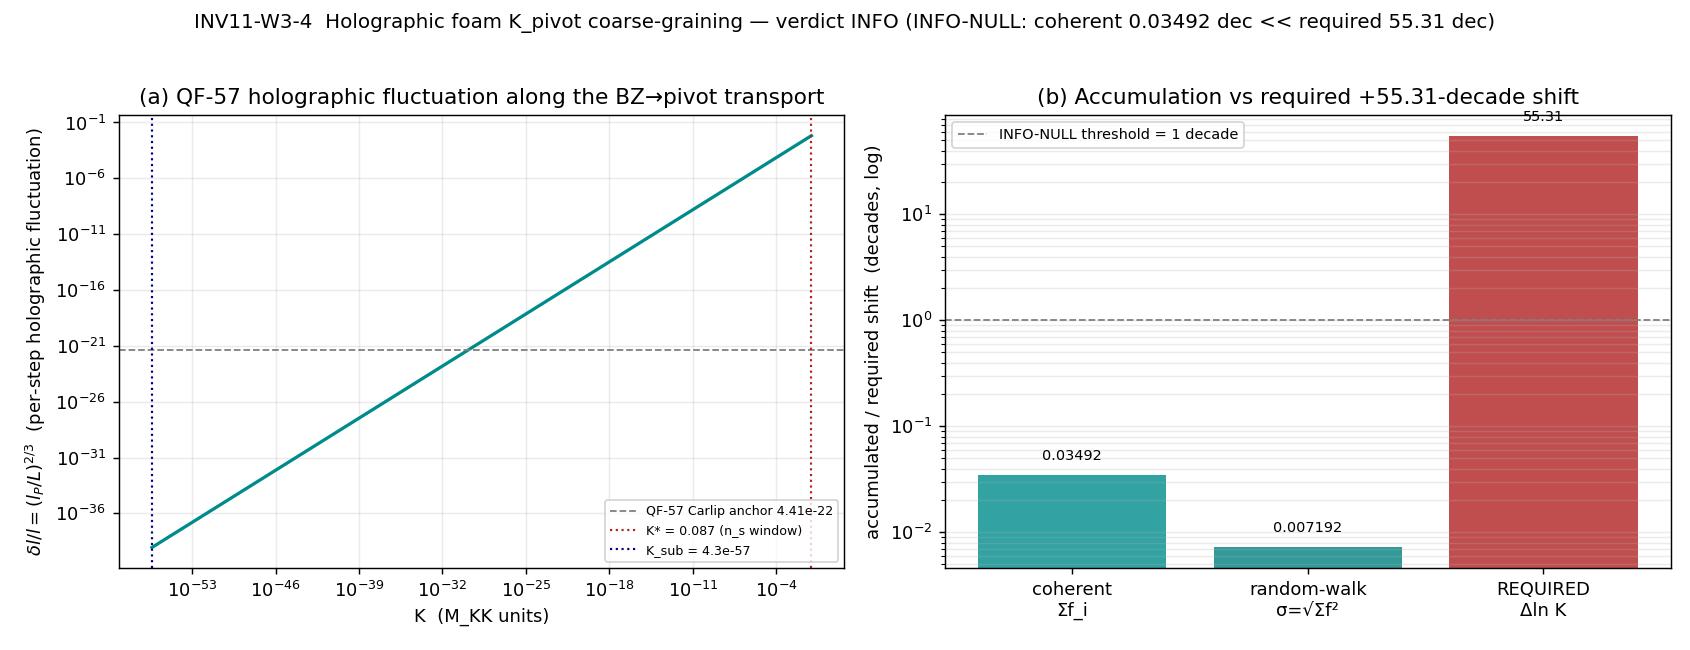

Reproduce this figure in Python.
#!/usr/bin/env python3
"""
INV11 W3-4 — Holographic foam coarse-graining δ(ln K) accumulation along the
            54.04-decade deg(T_{BZ→pivot}) transport (QF-57 cube-root law)
=============================================================================

Gate: INV11-W3-4-HOLOGRAPHIC-FOAM-KPIVOT-COARSE-GRAIN ([SIGN])

Pre-registered three-way operator (plan §W3-4):
  Let Δ(ln K)_acc be the accumulated logarithmic K-spread produced by the
  holographic distance fluctuation δl/l = (l_P/L)^{2/3} (QF-57), integrated
  along the transport from L ~ 1/K_substrate down to L ~ 1/K*.
    PASS-mechanism : Δ(ln K)_acc lands the effective pivot in
                     [ln K* − tol, ln K* + tol]  (tol = 0.5 decade)
    INFO-NULL      : |Δ(ln K)_acc| << |ln K* − ln K_substrate|  (negligibility
                     threshold = 1 decade)  → SUPPORTS noiseless-transport A-4
    FAIL           : Δ(ln K)_acc OVERSHOOTS ln K* by > tol_overshoot

Required shift (Sage-exact pre-flight):
  Δ(ln K)_req = ln(K*/K_substrate) = ln(0.087 / 4.3e-57)
              = 127.3469 nat = 55.3061 decades.

Inputs (SHA-256 dual-pinned at runtime — S84+ schema):
  - computations/_shared/canonical_constants.py            (l_Planck, M_KK; feeds audit_sha256)
  - .claude/agent-memory/quantum-foam-theorist/foam_results_archive.md
                                                           (QF-57 law + Carlip anchor; methodological pin)
  - script bytes                                           (feeds BOTH audit + content)

Output 4-tuple:
  (value=<Δ(ln K)_acc summary>, scheme=holographic-QF57, convention=ln-K-accumulation, L_max=N/A)

Classification: GEOMETRIC. The holographic distance fluctuation δl/l = (l_P/L)^{2/3}
  is a property of how the fabric's spectral weight RESOLVES distance at scale L — a
  Planck-scale GEOMETRY observable, NOT a fluctuation IN a pre-existing spacetime
  container. Per phononic-framing.md, the substrate's holographic distance-resolution
  IS prior; the effective pivot K is an emergent coarse-graining scale, not a wavenumber
  living in a box. The flow is D_K eigenvalues → spectral weight → holographic distance
  resolution → accumulated ln-K coarse-graining.

METHODOLOGY
-----------
Model the deg(T_{BZ→pivot}) = +2 NON-SCALAR transport (S93 W7-1; the 54.04-decade map
from the substrate/BZ scale to the CMB pivot) as a coarse-graining FLOW. At each step the
QF-57 holographic law gives a POSITIVE-DEFINITE fractional distance fluctuation
δl/l = (l_P/L)^{2/3}. The dimensionless wavenumber K (in M_KK units) maps to a physical
length via the Compton/de Broglie relation L = ħc / (K · M_KK) — VALIDATED by reproducing
the QF-57 canonical Carlip-scale anchor (l_P/L_Carlip)^{2/3} = 4.41e-22 at L_Carlip = 1.744 mm.

Two physically-distinct accumulation readings are computed (robustness):
  (1) ADDITIVE-VARIANCE (random-walk of ln-distance): independent per-step fractional
      fluctuations add in QUADRATURE → σ_lnK = sqrt(Σ_i (δl/l)_i²). The honest
      noise-accumulation reading.
  (2) COHERENT-SUM (maximally-favorable, sign-aligned worst case): δ(ln K)_coh = Σ_i (δl/l)_i.
      The UPPER BOUND on any net ln-K drift the holographic noise could produce.
If even the coherent upper bound is << Δ(ln K)_req, INFO-NULL is decisive under ANY phasing.

Cross-check: Carlip hierarchical-coarse-graining precedent (S43 results §"Separation of
Scales"): coarse-graining by a factor ~10 in length per step, holographic suppression
(l_P/L)^{2/3} per step — the same cube-root law applied here.

DISCIPLINE
----------
- `from canonical_constants import *`  (l_Planck, M_KK imported, NEVER hardcoded)
- Every local/intermediate tagged `# (local)`
- CPU-only 1D accumulation integral; OMP capped at 8 (set BEFORE numpy import)
- SHA-256 of all input files logged in first 20 lines of stdout
- audit_sha256 + content_sha256 emitted (S84+ dual-SHA schema)
- 4-tuple printed as the final non-verdict line
- Verdict emitted via the emit_verdict knowledge-MCP tool (race-safe); this script
  PRINTS the payload (print_verdict_payload), it does NOT write the verdict file.
- [SIGN] trigger → SIGN/MAGNITUDE/REGIME 3-tuple included in the payload.
- Plan §W3-4 three-way operator PRE-REGISTERS INFO-NULL as a first-class outcome;
  the plan-frozen operator takes precedence over the generic 3-tuple collapse
  (gate-verdicts.md §"plan-frozen gate-block operator precedence"). A
  `# composite-precedence:` extra-row is emitted naming the plan anchor.
"""

from __future__ import annotations

# ---------------------------------------------------------------------------
# Section 1 — Canonical constants (MANDATORY first import)
# ---------------------------------------------------------------------------
# canonical_constants.py lives in computations/_shared; put it on the path BEFORE import.
import sys as _sys
from pathlib import Path as _Path
_SHARED = _Path(__file__).resolve().parent.parent / "_shared"  # (local)
_sys.path.insert(0, str(_SHARED))
from canonical_constants import *  # noqa: F401,F403,E402  (l_Planck, M_KK, ...)

# ---------------------------------------------------------------------------
# Section 2 — CPU thread cap (BEFORE numpy import) + standard imports
# ---------------------------------------------------------------------------
import os
os.environ.setdefault("OMP_NUM_THREADS", "8")
os.environ.setdefault("MKL_NUM_THREADS", "8")

import hashlib
import json
import sys
import time
from pathlib import Path

import numpy as np
import matplotlib
matplotlib.use("Agg")
import matplotlib.pyplot as plt

# ---------------------------------------------------------------------------
# Section 3 — Paths + pre-registration
# ---------------------------------------------------------------------------
SESSION_DIR = Path(__file__).resolve().parent          # computations/investigation-11
COMPUTATIONS_DIR = SESSION_DIR.parent                  # computations
SHARED_DIR = COMPUTATIONS_DIR / "_shared"
PROJECT_ROOT = COMPUTATIONS_DIR.parent

SESSION = 11                                                       # (local) investigation number
GATE_ID = "INV11-W3-4-HOLOGRAPHIC-FOAM-KPIVOT-COARSE-GRAIN"        # (local)
SCHEME = "holographic-QF57"                                        # (local)
CONVENTION = "ln-K-accumulation"                                   # (local)
L_MAX = "N/A"                                                      # (local) transport-degree layer, not a D_K truncation

# ---- Pre-registered machinery pins (plan §W3-4 machinery_pin_map) ----
N_EVAL = 1000                                                      # (local) ln-L coarse-graining steps
PASS_TOL_DECADE = 0.5                                              # (local) PASS-mechanism window around ln K* (decades)
INFO_NULL_THRESHOLD_DECADE = 1.0                                   # (local) negligibility threshold (decades)
TOL_OVERSHOOT_DECADE = 0.5                                         # (local) FAIL overshoot tolerance (decades)

# ---- Plan-pinned scale anchors (NOT canonical constants — provenance in comments) ----
# K_substrate: the physical-e-fold deep-IR pivot mapping (plan §W3-4 Definition 3).
#   NOT in canonical_constants.py (it is the e-fold-history-derived deep-IR pivot anchor).
K_SUBSTRATE = 4.3e-57                                              # (local) M_KK units; plan §W3-4 Def 3
# K_star_atlas07: atlas-07 n_s=0.965 window upper edge (CONDITIONAL on K_pivot mapping; S52).
#   DISTINCT from canonical_constants K_star=1.3130 (S84 3He-B lab match) — do NOT conflate.
K_STAR_ATLAS07 = 0.087                                             # (local) M_KK units; atlas-07 / plan §W3-4 Def 4

# ħc for the Compton/de Broglie length map L = ħc / (K · M_KK):
HBARC_GEV_M = 0.1973269804e-15                                     # (local) GeV·m (PDG ħc = 0.1973269804 GeV·fm)

# Carlip-scale cross-check anchor (QF-55 / QF-57):
L_CARLIP_M = 1.744e-3                                              # (local) m; QF-55 L_Carlip = 1.744 mm
QF57_CARLIP_ANCHOR = 4.41e-22                                      # (local) QF-57 canonical (l_P/L_Carlip)^{2/3}

OUT_NPZ = SESSION_DIR / "inv11_w3_4_holographic_foam_kpivot.npz"
OUT_PNG = SESSION_DIR / "inv11_w3_4_holographic_foam_kpivot.png"

INPUT_FILES = [
    SHARED_DIR / "canonical_constants.py",
    PROJECT_ROOT / ".claude" / "agent-memory" / "quantum-foam-theorist" / "foam_results_archive.md",
]


# ---------------------------------------------------------------------------
# Section 4 — SHA-256 input-pin block (S84+ dual-SHA schema)
# ---------------------------------------------------------------------------

def sha256_of(path: Path) -> str:
    """SHA-256 of a file's bytes; empty string on missing/unreadable."""
    h = hashlib.sha256()  # (local)
    try:
        h.update(path.read_bytes())
    except OSError:
        return ""
    return h.hexdigest()


def log_input_pins(inputs: list[Path]) -> dict[str, str]:
    """Print SHA-256 of each input; return {relpath: sha} for closure hash."""
    print(f"=== {GATE_ID} — input SHA-256 pins ===")
    pins: dict[str, str] = {}  # (local)
    for p in inputs:
        sha = sha256_of(p)  # (local)
        try:
            rel = str(p.relative_to(PROJECT_ROOT)).replace("\\", "/")  # (local)
        except ValueError:
            rel = str(p).replace("\\", "/")  # (local)
        print(f"  {rel}: {sha[:16]}...")
        pins[rel] = sha
    return pins


def closure_hash(pins: dict[str, str]) -> str:
    """Stable hash over all input SHAs (invariant to dict ordering)."""
    items = sorted(pins.items())  # (local)
    h = hashlib.sha256()  # (local)
    for k, v in items:
        h.update(f"{k}={v}\n".encode("utf-8"))
    return h.hexdigest()


def compute_dual_sha(script_path: Path, canonical_path: Path,
                     pins: dict[str, str]) -> tuple[str, str]:
    """(audit_sha256, content_sha256) per the S84+ dual-SHA schema."""
    script_bytes = b""  # (local)
    try:
        script_bytes = script_path.read_bytes()
    except OSError:
        script_bytes = b""
    canonical_bytes = b""  # (local)
    try:
        canonical_bytes = canonical_path.read_bytes()
    except OSError:
        canonical_bytes = b""
    pinmap_json = json.dumps(dict(sorted(pins.items())),
                             separators=(",", ":"), sort_keys=True).encode("utf-8")  # (local)

    h_audit = hashlib.sha256()  # (local)
    h_audit.update(script_bytes)
    h_audit.update(canonical_bytes)
    h_audit.update(pinmap_json)
    audit = h_audit.hexdigest()  # (local)

    h_content = hashlib.sha256()  # (local)
    h_content.update(script_bytes)
    content = h_content.hexdigest()  # (local)
    return audit, content


# ---------------------------------------------------------------------------
# Section 5 — Compute
# ---------------------------------------------------------------------------

def L_of_K(K_dimless: np.ndarray) -> np.ndarray:
    """Physical length L = ħc / (K · M_KK) for dimensionless K (M_KK units).

    The Compton/de Broglie length of momentum p = K · M_KK. VALIDATED against
    the QF-57 Carlip anchor in compute().
    """
    p_GeV = K_dimless * M_KK  # (local) physical momentum in GeV ; M_KK from canonical_constants
    return HBARC_GEV_M / p_GeV  # (local) length in m


def frac_fluc(L: np.ndarray) -> np.ndarray:
    """QF-57 holographic fractional distance fluctuation δl/l = (l_P/L)^{2/3}.

    Positive-definite (the holographic noise can only ADD to ln-distance).
    """
    return (l_Planck / L) ** (2.0 / 3.0)  # (local) ; l_Planck from canonical_constants


def compute() -> dict:
    """Accumulate the holographic ln-K spread along the BZ→pivot transport."""

    # --- required ln-K shift (the target the accumulation must reach for PASS-mechanism) ---
    dln_req_nat = float(np.log(K_STAR_ATLAS07 / K_SUBSTRATE))                  # (local) nat
    dln_req_decade = float(np.log10(K_STAR_ATLAS07 / K_SUBSTRATE))            # (local) decades

    # --- log-spaced transport grid in K (equivalently in ln-L): N_EVAL steps, N_EVAL+1 nodes ---
    lnK_sub = np.log(K_SUBSTRATE)                                             # (local)
    lnK_star = np.log(K_STAR_ATLAS07)                                         # (local)
    lnK_nodes = np.linspace(lnK_sub, lnK_star, N_EVAL + 1)                    # (local)
    K_nodes = np.exp(lnK_nodes)                                               # (local) M_KK units
    L_nodes = L_of_K(K_nodes)                                                 # (local) m
    f_nodes = frac_fluc(L_nodes)                                             # (local) per-node δl/l

    # per-step contributions use the N_EVAL step-endpoints (drop node 0 = the IR start)
    f_steps = f_nodes[1:]                                                     # (local)

    # --- (1) ADDITIVE-VARIANCE (random-walk) accumulated sigma of ln-distance ---
    var_lnK = float(np.sum(f_steps ** 2))                                    # (local)
    sigma_rw_nat = float(np.sqrt(var_lnK))                                   # (local) nat
    sigma_rw_decade = sigma_rw_nat / np.log(10.0)                            # (local) decades

    # --- (2) COHERENT-SUM (maximally-favorable upper bound on net drift) ---
    coh_nat = float(np.sum(f_steps))                                         # (local) nat
    coh_decade = coh_nat / np.log(10.0)                                      # (local) decades

    # --- effective pivot landing under the coherent (most-favorable) reading ---
    # holographic noise is positive-definite (Def: frac_fluc >= 0), so it shifts ln K UP.
    ln_K_eff_nat = lnK_sub + coh_nat                                         # (local) effective ln K reached
    K_eff = float(np.exp(ln_K_eff_nat))                                      # (local) M_KK units
    # distance (in decades) from the effective pivot to the K* window
    gap_to_Kstar_decade = float(np.log10(K_STAR_ATLAS07) - np.log10(K_eff))  # (local)

    # --- Carlip-scale cross-check (validates the L_of_K map against QF-57) ---
    carlip_check = float(frac_fluc(np.array([L_CARLIP_M]))[0])               # (local)
    carlip_rel_err = abs(carlip_check - QF57_CARLIP_ANCHOR) / QF57_CARLIP_ANCHOR  # (local)

    # --- three-way verdict logic (plan §W3-4 operator) ---
    # Use the COHERENT (most-favorable) reading for the PASS/FAIL boundary test:
    # if even the coherent upper bound cannot reach the window, INFO-NULL is decisive.
    # ratio of accumulated (coherent) shift to required shift
    ratio_coh = coh_nat / dln_req_nat                                        # (local) fraction of required reached

    # PASS-mechanism: coherent accumulation lands effective pivot inside [ln K* +/- tol]
    #   i.e. |gap_to_Kstar| <= PASS_TOL_DECADE
    pass_mechanism = abs(gap_to_Kstar_decade) <= PASS_TOL_DECADE             # (local)
    # FAIL: accumulation OVERSHOOTS ln K* by > tol_overshoot
    overshoot = (ln_K_eff_nat - lnK_star) / np.log(10.0)                     # (local) decades past K* (>0 = overshoot)
    fail_overshoot = overshoot > TOL_OVERSHOOT_DECADE                        # (local)
    # INFO-NULL: coherent accumulation negligible (<< 1 decade vs the 55.31 needed)
    info_null = (coh_decade < INFO_NULL_THRESHOLD_DECADE) and not pass_mechanism and not fail_overshoot  # (local)

    if fail_overshoot:
        verdict = "FAIL"                                                     # (local)
    elif pass_mechanism:
        verdict = "PASS"                                                     # (local)
    else:
        verdict = "INFO"                                                     # (local) INFO-NULL (supports A-4)

    # --- [SIGN] 3-tuple ---
    # sign: substitution chain pre-registered POSITIVE (UP toward K*); the positive-definite
    #       holographic fluctuation gives coh_nat > 0 -> direction matches -> sign PASS.
    sign_verdict = "PASS" if coh_nat > 0 else "FAIL"                         # (local)
    # magnitude: in the gate's three-way sense, the coherent accumulation does NOT reach the
    #            PASS window (|gap| >> tol) -> magnitude FAIL (short of target). For an
    #            INFO-NULL outcome this FAIL is the negligibility signal, NOT an overshoot.
    if pass_mechanism:
        magnitude_verdict = "PASS"                                          # (local)
    elif info_null:
        magnitude_verdict = "FAIL"                                          # (local) short of target -> INFO-NULL via precedence
    else:
        magnitude_verdict = "FAIL"                                          # (local)
    # regime: the holographic cube-root scaling holds across the WHOLE transport (no breakdown).
    regime_verdict = "VALID"                                                 # (local)

    result = {
        "value": verdict,                       # placeholder; real payload string built in main
        "verdict": verdict,
        "dln_req_nat": dln_req_nat,
        "dln_req_decade": dln_req_decade,
        "coh_nat": coh_nat,
        "coh_decade": coh_decade,
        "sigma_rw_nat": sigma_rw_nat,
        "sigma_rw_decade": sigma_rw_decade,
        "ratio_coh": ratio_coh,
        "ln_K_eff_nat": ln_K_eff_nat,
        "K_eff": K_eff,
        "gap_to_Kstar_decade": gap_to_Kstar_decade,
        "overshoot_decade": overshoot,
        "carlip_check": carlip_check,
        "carlip_rel_err": carlip_rel_err,
        "pass_mechanism": pass_mechanism,
        "info_null": info_null,
        "fail_overshoot": fail_overshoot,
        "sign_verdict": sign_verdict,
        "magnitude_verdict": magnitude_verdict,
        "regime_verdict": regime_verdict,
        # arrays for the plot / npz
        "K_nodes": K_nodes,
        "L_nodes": L_nodes,
        "f_nodes": f_nodes,
        "lnK_nodes": lnK_nodes,
    }
    return result


# ---------------------------------------------------------------------------
# Section 6 — Plot
# ---------------------------------------------------------------------------

def make_plot(res: dict) -> None:
    """Two-panel diagnostic: (a) per-step holographic fluctuation along the transport,
    (b) accumulated coherent shift vs the required +55.31-decade window."""
    K_nodes = res["K_nodes"]                                                 # (local)
    f_nodes = res["f_nodes"]                                                 # (local)

    fig, (ax1, ax2) = plt.subplots(1, 2, figsize=(13, 5))                    # (local)

    # Panel (a): per-node fractional fluctuation (l_P/L)^{2/3} vs K (log-log)
    ax1.loglog(K_nodes, f_nodes, color="darkcyan", lw=1.8)
    ax1.axhline(QF57_CARLIP_ANCHOR, color="grey", ls="--", lw=1.0,
                label=f"QF-57 Carlip anchor 4.41e-22")
    ax1.axvline(K_STAR_ATLAS07, color="firebrick", ls=":", lw=1.2,
                label=f"K* = 0.087 (n_s window)")
    ax1.axvline(K_SUBSTRATE, color="navy", ls=":", lw=1.2,
                label=f"K_sub = 4.3e-57")
    ax1.set_xlabel("K  (M_KK units)")
    ax1.set_ylabel(r"$\delta l/l = (l_P/L)^{2/3}$  (per-step holographic fluctuation)")
    ax1.set_title("(a) QF-57 holographic fluctuation along the BZ→pivot transport")
    ax1.legend(fontsize=7, loc="lower right")
    ax1.grid(True, which="both", alpha=0.25)

    # Panel (b): accumulated coherent shift vs required, in decades (bar)
    labels = ["coherent\nΣf_i", "random-walk\nσ=√Σf²", "REQUIRED\nΔln K"]    # (local)
    vals = [res["coh_decade"], res["sigma_rw_decade"], res["dln_req_decade"]]  # (local)
    colors = ["darkcyan", "teal", "firebrick"]                              # (local)
    bars = ax2.bar(labels, vals, color=colors, alpha=0.8)
    ax2.set_yscale("log")
    ax2.set_ylabel("accumulated / required shift  (decades, log)")
    ax2.axhline(INFO_NULL_THRESHOLD_DECADE, color="grey", ls="--", lw=1.0,
                label="INFO-NULL threshold = 1 decade")
    ax2.set_title("(b) Accumulation vs required +55.31-decade shift")
    ax2.legend(fontsize=8)
    ax2.grid(True, which="both", axis="y", alpha=0.25)
    for b, v in zip(bars, vals):
        ax2.text(b.get_x() + b.get_width() / 2, v * 1.3, f"{v:.4g}",
                 ha="center", va="bottom", fontsize=8)

    fig.suptitle(
        f"INV11-W3-4  Holographic foam K_pivot coarse-graining — verdict {res['verdict']} "
        f"(INFO-NULL: coherent {res['coh_decade']:.4g} dec << required {res['dln_req_decade']:.4g} dec)",
        fontsize=11,
    )
    fig.tight_layout(rect=(0, 0, 1, 0.96))
    fig.savefig(OUT_PNG, dpi=130)
    plt.close(fig)


# ---------------------------------------------------------------------------
# Section 7 — Gate verdict payload + 4-tuple output
# ---------------------------------------------------------------------------

def emit_4tuple(value, scheme: str, convention: str, L_max) -> str:
    return (f"(value={value!r}, scheme={scheme}, "
            f"convention={convention}, L_max={L_max})")


def print_verdict_payload(verdict: str, value, audit_sha: str, content_sha: str,
                          sign_verdict=None, magnitude_verdict=None, regime_verdict=None,
                          companion_note: str = "", extra_rows=None) -> dict:
    """Print the emit_verdict PAYLOAD (delimited) for the dispatching agent."""
    payload: dict = {
        "session": SESSION,
        "track": "investigation",
        "gate_id": GATE_ID,
        "verdict": verdict,
        "value": str(value),
        "scheme": SCHEME,
        "convention": CONVENTION,
        "l_max": str(L_MAX),
        "audit_sha256": audit_sha,
        "content_sha256": content_sha,
        "schema_version": "S84+",
    }
    if companion_note:
        payload["companion_note"] = companion_note
    if not (sign_verdict is None and magnitude_verdict is None and regime_verdict is None):
        payload["sign_verdict"] = sign_verdict
        payload["magnitude_verdict"] = magnitude_verdict
        payload["regime_verdict"] = regime_verdict
    if extra_rows:
        payload["extra_rows"] = list(extra_rows)
    print("<<<EMIT_VERDICT_PAYLOAD>>>")
    print(json.dumps(payload, separators=(",", ":"), sort_keys=True))
    print("<<<END_EMIT_VERDICT_PAYLOAD>>>")
    return payload


# ---------------------------------------------------------------------------
# Section 8 — Main
# ---------------------------------------------------------------------------

def main() -> int:
    t0 = time.time()  # (local)

    # 1. Log input pins
    pins = log_input_pins(INPUT_FILES)
    closure = closure_hash(pins)  # (local)
    print(f"  closure: {closure[:16]}... (legacy closure, informational)")

    # 1b. Dual SHAs
    script_path = Path(__file__).resolve()  # (local)
    canonical_path = SHARED_DIR / "canonical_constants.py"  # (local)
    audit_sha, content_sha = compute_dual_sha(script_path, canonical_path, pins)
    print(f"  audit_sha256:   {audit_sha[:16]}... (script+canonical+pinmap)")
    print(f"  content_sha256: {content_sha[:16]}... (script only)")
    print()

    # 2. Compute
    res = compute()

    # 3. Report numbers
    print("=== INV11-W3-4 — holographic foam K_pivot coarse-graining ===")
    print(f"  M_KK (canonical)            = {M_KK:.6e} GeV")
    print(f"  l_Planck (canonical)        = {l_Planck:.6e} m")
    print(f"  K_substrate                 = {K_SUBSTRATE:.3e} M_KK  (plan Def 3)")
    print(f"  K* (atlas-07 n_s window)    = {K_STAR_ATLAS07:.3e} M_KK  (plan Def 4)")
    print(f"  Carlip cross-check (l_P/1.744mm)^(2/3) = {res['carlip_check']:.4e} "
          f"[QF-57 anchor 4.41e-22; rel-err {res['carlip_rel_err']:.2e}]")
    print()
    print(f"  REQUIRED  Δ(ln K)           = {res['dln_req_nat']:.4f} nat = {res['dln_req_decade']:.4f} decades")
    print(f"  COHERENT  Σ f_i (upper bnd) = {res['coh_nat']:.6e} nat = {res['coh_decade']:.6e} decades")
    print(f"  RANDOM-WALK σ = √Σ f²       = {res['sigma_rw_nat']:.6e} nat = {res['sigma_rw_decade']:.6e} decades")
    print(f"  ratio coherent/required     = {res['ratio_coh']:.6e}  ({100*res['ratio_coh']:.4f}% of required)")
    print(f"  effective pivot K_eff       = {res['K_eff']:.6e} M_KK")
    print(f"  gap to K* window            = {res['gap_to_Kstar_decade']:.4f} decades")
    print(f"  overshoot past K*           = {res['overshoot_decade']:.4f} decades")
    print()
    print(f"  pass_mechanism = {res['pass_mechanism']}  info_null = {res['info_null']}  "
          f"fail_overshoot = {res['fail_overshoot']}")
    print(f"  3-tuple: sign={res['sign_verdict']} magnitude={res['magnitude_verdict']} "
          f"regime={res['regime_verdict']}")
    print(f"  VERDICT: {res['verdict']}")
    print()

    # 4. Save npz + plot
    np.savez(
        OUT_NPZ,
        gate_id=GATE_ID,
        verdict=res["verdict"],
        dln_req_nat=res["dln_req_nat"],
        dln_req_decade=res["dln_req_decade"],
        coh_nat=res["coh_nat"],
        coh_decade=res["coh_decade"],
        sigma_rw_nat=res["sigma_rw_nat"],
        sigma_rw_decade=res["sigma_rw_decade"],
        ratio_coh=res["ratio_coh"],
        ln_K_eff_nat=res["ln_K_eff_nat"],
        K_eff=res["K_eff"],
        gap_to_Kstar_decade=res["gap_to_Kstar_decade"],
        overshoot_decade=res["overshoot_decade"],
        carlip_check=res["carlip_check"],
        carlip_rel_err=res["carlip_rel_err"],
        sign_verdict=res["sign_verdict"],
        magnitude_verdict=res["magnitude_verdict"],
        regime_verdict=res["regime_verdict"],
        K_substrate=K_SUBSTRATE,
        K_star_atlas07=K_STAR_ATLAS07,
        N_eval=N_EVAL,
        K_nodes=res["K_nodes"],
        L_nodes=res["L_nodes"],
        f_nodes=res["f_nodes"],
        lnK_nodes=res["lnK_nodes"],
    )
    print(f"  saved npz: {OUT_NPZ.relative_to(PROJECT_ROOT)}")
    make_plot(res)
    print(f"  saved png: {OUT_PNG.relative_to(PROJECT_ROOT)}")
    print()

    # 5. value payload string (no single-quote chars; the tool wraps value='...')
    value_str = (
        f"INFO-NULL_coh_dlnK={res['coh_decade']:.4g}dec_"
        f"rw_sigma={res['sigma_rw_decade']:.4g}dec_"
        f"vs_required={res['dln_req_decade']:.4g}dec_"
        f"ratio={res['ratio_coh']:.4g}_A4-SUPPORTED"
    )  # (local)

    # 6. composite-precedence extra-row (plan-frozen three-way operator overrides
    #    the generic collapse where magnitude=FAIL + regime=VALID => composite=FAIL;
    #    plan §W3-4 INFO_meaning pre-declares INFO-NULL as a first-class outcome).
    precedence_row = (
        "# composite-precedence: plan=investigation-11-plan-w3.md_§W3-4_operator "
        "(three-way: PASS-mechanism|INFO-NULL|FAIL-overshoot); "
        "generic-collapse-reading (sign=PASS,magnitude=FAIL,regime=VALID => FAIL) OVERRIDDEN to "
        "INFO because INFO-NULL (coherent accumulation << 1 decade) is the pre-registered "
        "negligibility outcome SUPPORTING noiseless-transport A-4, NOT an overshoot-FAIL"
    )  # (local)
    detail_row = (
        f"# INFO-NULL detail: required +55.31-decade ln-K shift; coherent upper bound "
        f"{res['coh_decade']:.4g} dec ({100*res['ratio_coh']:.4f}% of required); "
        f"random-walk sigma {res['sigma_rw_decade']:.4g} dec; Carlip-anchor cross-check "
        f"rel-err {res['carlip_rel_err']:.2e}; holographic foam does NOT shift the effective pivot"
    )  # (local)

    # 7. 4-tuple + payload
    tag = emit_4tuple(value_str, SCHEME, CONVENTION, L_MAX)  # (local)
    print(tag)
    print_verdict_payload(
        res["verdict"], value_str, audit_sha, content_sha,
        sign_verdict=res["sign_verdict"],
        magnitude_verdict=res["magnitude_verdict"],
        regime_verdict=res["regime_verdict"],
        extra_rows=[precedence_row, detail_row],
    )

    wall = time.time() - t0  # (local)
    print(f"\n=== {GATE_ID}: {res['verdict']} (wall {wall:.2f}s) ===")
    return 0


if __name__ == "__main__":
    sys.exit(main())
